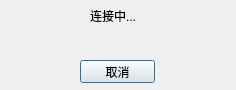
<?xml version="1.0" encoding="UTF-8"?>
<ui version="4.0">
 <class>DialogConnect</class>
 <widget class="QDialog" name="DialogConnect">
  <property name="geometry">
   <rect>
    <x>0</x>
    <y>0</y>
    <width>236</width>
    <height>90</height>
   </rect>
  </property>
  <property name="windowTitle">
   <string>Dialog</string>
  </property>
  <property name="modal">
   <bool>true</bool>
  </property>
  <widget class="QLabel" name="label">
   <property name="geometry">
    <rect>
     <x>90</x>
     <y>10</y>
     <width>54</width>
     <height>12</height>
    </rect>
   </property>
   <property name="text">
    <string>连接中...</string>
   </property>
  </widget>
  <widget class="QPushButton" name="pushButtonCancel">
   <property name="geometry">
    <rect>
     <x>80</x>
     <y>60</y>
     <width>75</width>
     <height>23</height>
    </rect>
   </property>
   <property name="text">
    <string>取消</string>
   </property>
  </widget>
  <widget class="QLabel" name="labelLoading">
   <property name="geometry">
    <rect>
     <x>40</x>
     <y>40</y>
     <width>150</width>
     <height>4</height>
    </rect>
   </property>
   <property name="text">
    <string/>
   </property>
  </widget>
 </widget>
 <resources/>
 <connections/>
</ui>
